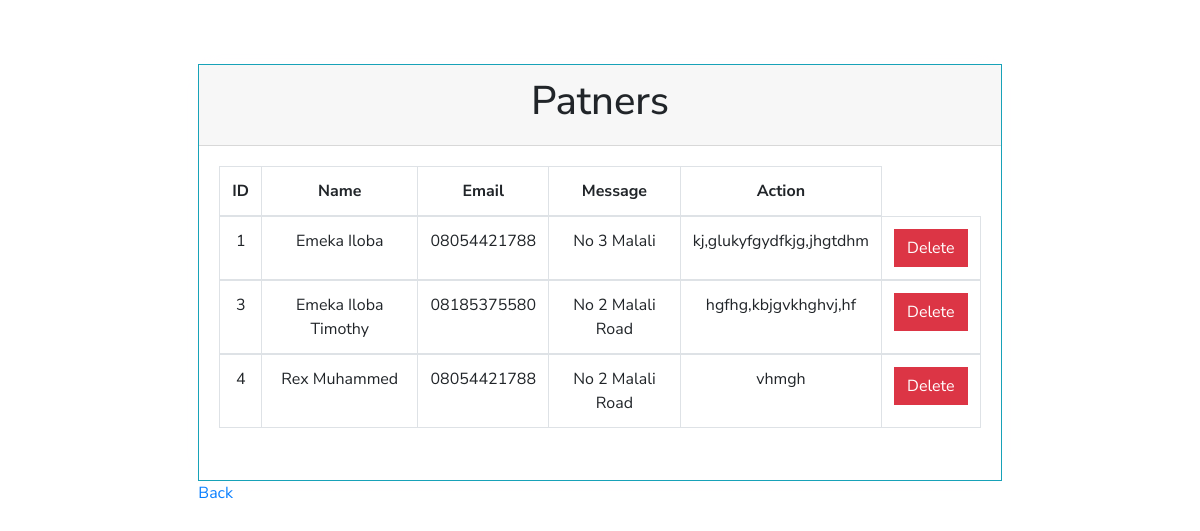
Page /patners.php (signed in) on the committed database.
### tables this page shows
CREATE TABLE `patners` (
  `id` int(255) NOT NULL,
  `name` varchar(255) DEFAULT NULL,
  `email` varchar(255) DEFAULT NULL,
  `Address` varchar(255) DEFAULT NULL,
  `Msg` varchar(255) DEFAULT NULL
);

### patners.php (the view, shortened to what this page needs)
<!DOCTYPE html>
<html>
<head>
    <link rel="stylesheet" type="text/css" href="style.css"/>
    <link rel="stylesheet" type="text/css" href="css/bootstrap.css"/>
     <link rel="stylesheet" href="https://unpkg.com/aos@next/dist/aos.css" />
</head>
<body>
    <div class="contacts">
        <div class="container">
            <div class="row">
                <div class="col-md-1">
                </div>
                <div class="col-md-10"><br>
                   <div class="card">
                       <div class="card-header">
                           <h1 class="text-center">Patners</h1>
                       </div>
                       <div class="card-body">
                           <div class="table table-responsive">
                               <table class="table table-bordered">
                                   <?php
                                        require('conn.php');
                                       $query = "SELECT * FROM patners";
                                       $run_query = mysqli_query($conn, $query);
                                       if (mysqli_num_rows($run_query) > 0) :
                                       ?>
                                       <thead>
                                                <tr class="text-center">
                                                    <th>ID</th>
                                                    <th>Name</th>
                                                    <th>Email</th>
                                                    <th>Message</th>
                                                    <th>Action</th>
                                                </tr>
                                       </thead>
                                    <?php
                                        while ($pat = mysqli_fetch_assoc($run_query)) :
                                    ?>
                                    <tbody>
                                        <tr class="text-center">
                                            <td><?php echo $pat['id']; ?></td>
                                            <td><?php echo $pat['name']; ?></td>
                                            <td><?php echo $pat['email']; ?></td>
                                            <td><?php echo $pat['Address']; ?></td>
                                              <td><?php echo $pat['Msg']; ?></td>
                                            <td>
                                                <form method="POST">
                                                    <input type="submit" name="delete_btn" value="Delete" class="btn btn-danger">
                                                </form>
                                            </td>
                                        </tr>
                                    </tbody>
                                    <?php
                               endwhile;
                           endif;
                           ?>
                               </table>
                           </div>
                       </div>
                   </div>
                   <a href="apa.php">Back</a>
                </div>
                <div class="col-md-1">
                </div>
            </div>
        </div>
    </div>
</body>
</html>

### style.css (style rules this page uses)
* { padding: 0px; margin: 0; box-sizing: border-box; list-style: none; font-family: 'Nunito Sans', sans-serif; }
body { margin-top: 0px; margin-bottom: 0px; margin-left: 0px; margin-right: 0px; padding: 0; background-color: #E2E2E2; font-family: Nunito San, sans-serif; }
.card { position: relative; display: -webkit-box; display: -ms-flexbox; display: flex; -webkit-box-orient: vertical; -webkit-box-direction: normal; -ms-flex-direction: column; flex-direction: column; min-width: 0; word-wrap: break-word; background-color: #ffffff; background-clip: border-box; border: 1px solid #17a2b8; border-radius: 0rem; -webkit-box-shadow: -1px 0px 22px 0px rgba(255,252,255,0.34); -moz-box-shadow: -1px 0px 22px 0px rgba(255,252,255,0.34); box-shadow: -1px 0px 22px 0px rgba(255,252,255,0.34); }
.contacts { padding: 100px; padding-top: 40px; }
.btn { border-radius: 0; }
.btn { font-family: 'Nunito Sans', sans-serif; }

### rows in the picture
patners: id "1", name "Emeka Iloba", email "08054421788", Address "No 3 Malali", Msg "kj,glukyfgydfkjg,jhgtdhm"
patners: id "3", name "Emeka Iloba Timothy", email "08185375580", Address "No 2 Malali Road", Msg "hgfhg,kbjgvkhghvj,hf"
patners: id "4", name "Rex Muhammed", email "08054421788", Address "No 2 Malali Road", Msg "vhmgh"
